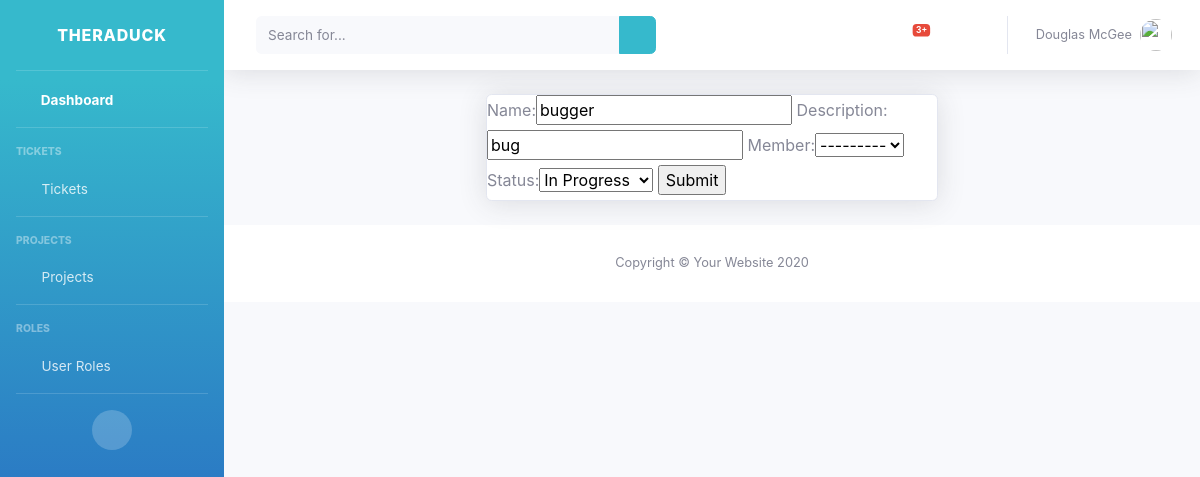
The page /update_projects/2/ on the database its author committed.
### accounts/models.py (models this page shows, shortened)
class Project(models.Model):
    name = models.CharField(max_length=500, null=True)
    description = models.CharField(max_length=500, null=True)
    STATUS = (
            ('New Project', 'New Project'),
            ('In Progress', 'In Progress'),
            ('Finished', 'Finished'),
                )
    member = models.ForeignKey(Member, null=True, on_delete=models.SET_NULL)
    status = models.CharField(max_length=500, null=True, choices=STATUS)
    date_created = models.DateTimeField(auto_now_add=True, null=True)

class Member(models.Model):
    name = models.CharField(max_length=500, null=True)
    ROLE = (
            ('Admin', 'Admin'),
            ('Developer', 'Developer'),
            ('Project Manager', 'Project Manager'),
            ('Submitter', 'Submitter'),
                )
    role = models.CharField(max_length=500, null=True, choices=ROLE)
    def __str__(self):
        return self.name

### accounts/views.py (the view)
# urls.py: path('update_projects/<str:pk>/', views.update_projects, name="update_projects"),
def update_projects(request, pk):
    update_projects = Project.objects.get(id=pk)
    form = ProjectForm(instance=update_projects)
    if request.method == 'POST':
        form = ProjectForm(request.POST, instance=update_projects)
        if form.is_valid():
            form.save()
            return redirect('/')
    context = {'form': form}
    return render(request, 'accounts/create_projects.html', context)

### accounts/forms.py
class ProjectForm(ModelForm):
    class Meta:
        model = Project
        fields = '__all__'

### accounts/templates/accounts/create_projects.html (shortened to what this page needs)
{% load static %}
<!DOCTYPE html>
<html lang="en">
<head>
    <link href="{% static 'vendor/fontawesome-free/css/all.min.css' %}" rel="stylesheet" type="text/css">
    <link href="{% static 'css/sb-admin-2.min.css' %}" rel="stylesheet">
</head>
<body id="page-top">
     <div id="wrapper">
        {% include 'accounts/sidebar.html' %}
         <div id="content-wrapper" class="d-flex flex-column">
             <div id="content">
            {% include 'accounts/topbar.html' %}
            <div class="container">
                <div class="row">
                   <div class="col-lg-3"></div>
                        <div class="col-xl-6 col-lg-10">
                            <div class="card shadow mb-4">
                                <form action="" method="POST">
                                    {{form}}
                                    <input type="submit" name="Submit">
                                </form>
                            </div>
                        </div>
                   <div class="col-lg-3"></div>
                </div>
            </div>
        <footer class="sticky-footer bg-white">
            <div class="container my-auto">
                <div class="copyright text-center my-auto">
                    <span>Copyright &copy; Your Website 2020</span>
                </div>
            </div>
        </footer>
    </div>
</div>
</body>
</html>

### rows shown on the page
Project: name "bugger", description "bug", member "---------", status "In Progress"
